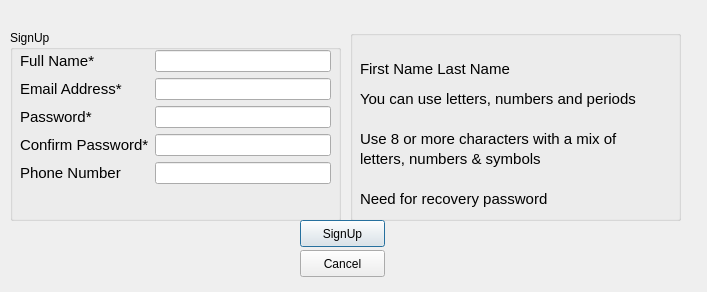
<?xml version="1.0" encoding="UTF-8"?>
<ui version="4.0">
 <class>signup_diag</class>
 <widget class="QDialog" name="signup_diag">
  <property name="geometry">
   <rect>
    <x>0</x>
    <y>0</y>
    <width>707</width>
    <height>292</height>
   </rect>
  </property>
  <property name="windowTitle">
   <string>Dialog</string>
  </property>
  <widget class="QGroupBox" name="groupBox">
   <property name="geometry">
    <rect>
     <x>10</x>
     <y>30</y>
     <width>331</width>
     <height>191</height>
    </rect>
   </property>
   <property name="title">
    <string>SignUp</string>
   </property>
   <widget class="QWidget" name="layoutWidget">
    <property name="geometry">
     <rect>
      <x>10</x>
      <y>20</y>
      <width>311</width>
      <height>161</height>
     </rect>
    </property>
    <layout class="QFormLayout" name="formLayout">
     <item row="0" column="0">
      <widget class="QLabel" name="fullname">
       <property name="font">
        <font>
         <pointsize>11</pointsize>
        </font>
       </property>
       <property name="text">
        <string>Full Name*</string>
       </property>
      </widget>
     </item>
     <item row="0" column="1">
      <widget class="QLineEdit" name="name_lineEdit"/>
     </item>
     <item row="1" column="0">
      <widget class="QLabel" name="email">
       <property name="font">
        <font>
         <pointsize>11</pointsize>
        </font>
       </property>
       <property name="text">
        <string>Email Address*</string>
       </property>
      </widget>
     </item>
     <item row="1" column="1">
      <widget class="QLineEdit" name="email_lineEdit"/>
     </item>
     <item row="2" column="0">
      <widget class="QLabel" name="password">
       <property name="font">
        <font>
         <pointsize>11</pointsize>
        </font>
       </property>
       <property name="text">
        <string>Password*</string>
       </property>
      </widget>
     </item>
     <item row="2" column="1">
      <widget class="QLineEdit" name="password_lineEdit"/>
     </item>
     <item row="3" column="0">
      <widget class="QLabel" name="confirmpass">
       <property name="font">
        <font>
         <pointsize>11</pointsize>
        </font>
       </property>
       <property name="text">
        <string>Confirm Password*</string>
       </property>
      </widget>
     </item>
     <item row="3" column="1">
      <widget class="QLineEdit" name="confirm_lineEdit"/>
     </item>
     <item row="4" column="0">
      <widget class="QLabel" name="label">
       <property name="font">
        <font>
         <pointsize>11</pointsize>
        </font>
       </property>
       <property name="text">
        <string>Phone Number</string>
       </property>
      </widget>
     </item>
     <item row="4" column="1">
      <widget class="QLineEdit" name="phone_lineEdit"/>
     </item>
    </layout>
   </widget>
  </widget>
  <widget class="QGroupBox" name="groupBox_2">
   <property name="geometry">
    <rect>
     <x>350</x>
     <y>30</y>
     <width>331</width>
     <height>191</height>
    </rect>
   </property>
   <property name="title">
    <string/>
   </property>
   <widget class="QLabel" name="name_label">
    <property name="geometry">
     <rect>
      <x>10</x>
      <y>30</y>
      <width>181</width>
      <height>17</height>
     </rect>
    </property>
    <property name="font">
     <font>
      <pointsize>11</pointsize>
     </font>
    </property>
    <property name="text">
     <string>First Name Last Name</string>
    </property>
   </widget>
   <widget class="QLabel" name="email_label">
    <property name="geometry">
     <rect>
      <x>10</x>
      <y>60</y>
      <width>321</width>
      <height>17</height>
     </rect>
    </property>
    <property name="font">
     <font>
      <pointsize>11</pointsize>
     </font>
    </property>
    <property name="text">
     <string>You can use letters, numbers and periods</string>
    </property>
   </widget>
   <widget class="QLabel" name="pass_label">
    <property name="geometry">
     <rect>
      <x>10</x>
      <y>100</y>
      <width>341</width>
      <height>17</height>
     </rect>
    </property>
    <property name="font">
     <font>
      <pointsize>11</pointsize>
     </font>
    </property>
    <property name="text">
     <string>Use 8 or more characters with a mix of</string>
    </property>
   </widget>
   <widget class="QLabel" name="pass1_label">
    <property name="geometry">
     <rect>
      <x>10</x>
      <y>120</y>
      <width>221</width>
      <height>17</height>
     </rect>
    </property>
    <property name="font">
     <font>
      <pointsize>11</pointsize>
     </font>
    </property>
    <property name="text">
     <string>letters, numbers &amp; symbols</string>
    </property>
   </widget>
   <widget class="QLabel" name="phone_label">
    <property name="geometry">
     <rect>
      <x>10</x>
      <y>160</y>
      <width>251</width>
      <height>17</height>
     </rect>
    </property>
    <property name="font">
     <font>
      <pointsize>11</pointsize>
     </font>
    </property>
    <property name="text">
     <string>Need for recovery password</string>
    </property>
   </widget>
  </widget>
  <widget class="QPushButton" name="pushButton">
   <property name="geometry">
    <rect>
     <x>300</x>
     <y>220</y>
     <width>85</width>
     <height>27</height>
    </rect>
   </property>
   <property name="text">
    <string>SignUp</string>
   </property>
  </widget>
  <widget class="QPushButton" name="pushButton_2">
   <property name="geometry">
    <rect>
     <x>300</x>
     <y>250</y>
     <width>85</width>
     <height>27</height>
    </rect>
   </property>
   <property name="text">
    <string>Cancel</string>
   </property>
  </widget>
 </widget>
 <resources/>
 <connections/>
</ui>
